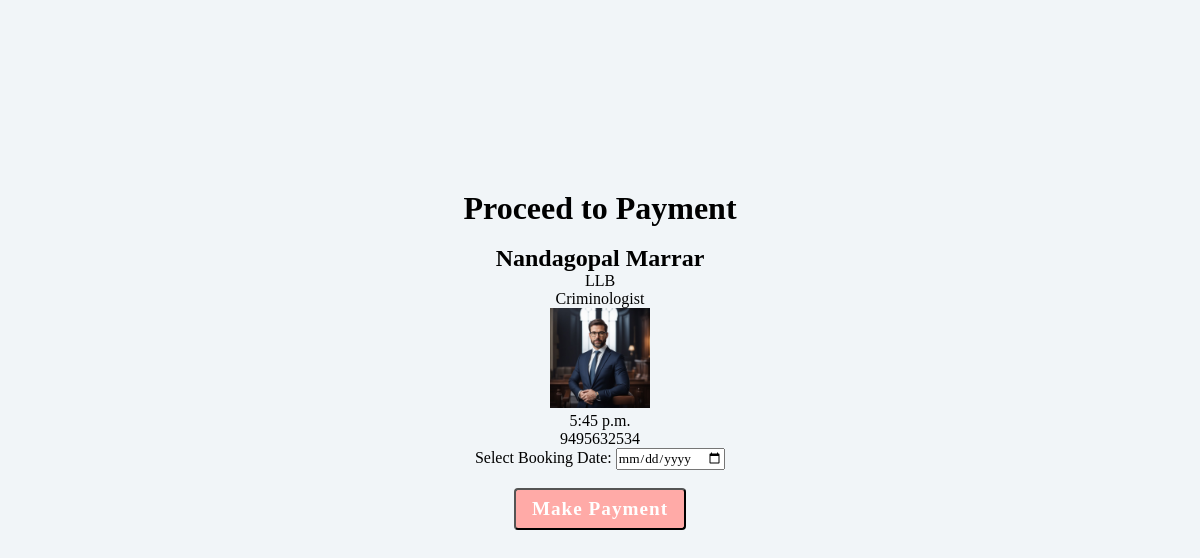
The app's page /Frontend/payment/8/ (signed in) with its own data.
### Frontend/models.py (models this page shows, shortened)
class LawyerDb(models.Model):
    Name = models.TextField(max_length=25, null=True, blank=True)
    Qualification = models.TextField(max_length=25, null=True, blank=True)
    EmailID = models.EmailField(max_length=25, null=True, blank=True)
    Specialization = models.TextField(max_length=25, null=True, blank=True)
    Username = models.TextField(max_length=25, null=True, blank=True)
    Password = models.TextField(max_length=25, null=True, blank=True)
    payment = models.IntegerField(null=True, blank=True)
    Mob_No = models.IntegerField(null=True, blank=True)
    Appointment_time = models.TimeField(null=True, blank=True)
    Image = models.ImageField(upload_to="Lawyer_images", null=True, blank=True)
    is_approved = models.BooleanField(default=False)  # New field for approval status

### Frontend/views.py (the view, shortened to what this page needs)
# urls.py: path('payment/<int:lawyers_id>/', views.payment, name='payment'),
def payment(request, lawyers_id):
    lawyer = get_object_or_404(LawyerDb, id=lawyers_id)
    payy = lawyer.payment
    amount = int(payy * 100)  # Convert to paisa for Razorpay
    payy_str = str(amount)
    total = int(payy_str) / 100
    user_id = request.session.get('id')
    if not user_id:
        messages.error(request, "User not logged in.")
        return redirect('userlogin')
    user = get_object_or_404(UserDb, id=user_id)
    return render(request, "payment.html", {'payy_str': payy_str, 'lawyer': lawyer})

### Frontend/templates/payment.html (shortened to what this page needs)
<!DOCTYPE html>
<html lang="en">
<head>
</head>
<body>
<form id="paymentForm">
    <div style="text-align:center; margin-top:-80px;">
        <h1>Proceed to Payment</h1><br>
        <h2>{{ lawyer.Name }}</h2>
        <p>{{ lawyer.Qualification }}</p>
        <p>{{ lawyer.Specialization }}</p>
        <img src="{{ lawyer.Image.url }}" alt="" width="100px" height="100px">
        <p>{{ lawyer.Appointment_time }}</p>
        <p>{{ lawyer.Mob_No }}</p>
        <label for="booking_date">Select Booking Date:</label>
        <input type="date" name="booking_date" id="booking_date" required>
        <br><br>
        <button type="button" class="btn" id="payButton">Make Payment</button>
    </div>
</form>
</body>
</html>

### Frontend/templates/payment.html (style rules this page uses)
* { box-sizing: border-box; padding: 0px; margin: 0px; font-family: cursive; }
html, body { height: 100%; }
body { background-color: #f1f5f8; display: flex; justify-content: center; align-items: center; }
.btn { border-radius: 4px; cursor: pointer; padding: 8px 16px; background-color: #ffaaa7; color: white; font-size: 1.2em; font-weight: 600; letter-spacing: 1px; }

### records on screen
LawyerDb: Name "Nandagopal Marrar", Qualification "LLB", Specialization "Criminologist", Image (picture), Appointment_time "5:45 p.m.", Mob_No "9495632534"
